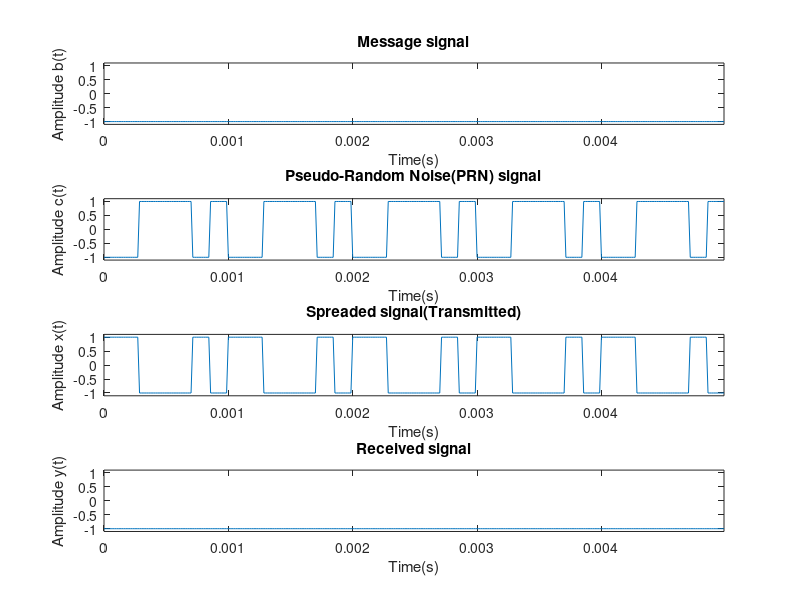
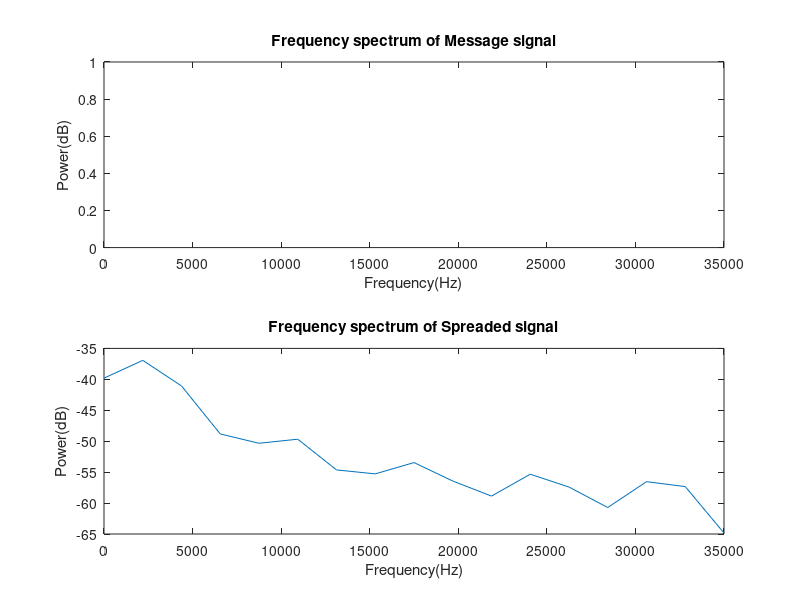

The MATLAB script that drew these images, in order:
%Spread Spectrum
clc
close all
clear all
Rb=1e3;     %bit rate
Nb=input("Enter no. of bits: ");    %10,1000
b=2*randi([0 1],Nb,1)-1; %Random binary bits
PNSeq=[0 0 1 1 1 0 1];
LPN=length(PNSeq);
Rc=LPN*Rb;  %chip rate
OSRc=10;    %4,10
OSRb=LPN*OSRc;

fs=OSRb*Rb;
pulsec=ones(1,OSRc);
pulseb=ones(1,OSRb);
PNSeq(PNSeq==0)=-1;
chipseq=zeros(1,(LPN-1)*OSRc+1); chipseq(1:OSRc:end)=PNSeq; chipseq=conv(chipseq,pulsec);
tc=(0:LPN*OSRc-1)/(Rc*OSRc);


bitseq1=zeros(1,(Nb-1)*OSRb+1); bitseq1(1:OSRb:end)=b;
bitseq_raw=conv(bitseq1,pulseb);
tb=(0:Nb*OSRb-1)/(Rb*OSRb);
c=[];
for ii=1:Nb
    c=[c chipseq];
end

xseq=bitseq_raw.*c;
y = xseq.*c;
%xseq=conv(bitseq1,chipseq);
figure;subplot(4,1,1);plot(tb,bitseq_raw); axis([0 max(tb) -1.1 1.1]); 
xlabel("Time(s)"); ylabel("Amplitude b(t)"); title("Message signal");
subplot(4,1,2);plot(tb,c); axis([0 max(tb) -1.1 1.1]);
xlabel("Time(s)"); ylabel("Amplitude c(t)"); title("Pseudo-Random Noise(PRN) signal");
subplot(4,1,3);plot(tb,xseq); axis([0 max(tb) -1.1 1.1]);
xlabel("Time(s)"); ylabel("Amplitude x(t)"); title("Spreaded signal(Transmitted)");
subplot(4,1,4);plot(tb,y); axis([0 max(tb) -1.1 1.1]);
xlabel("Time(s)"); ylabel("Amplitude y(t)"); title("Received signal");

[pb,f]=pwelch(bitseq_raw,[],[],[],fs);
[px,f]=pwelch(xseq,[],[],[],fs);
figure; subplot(2,1,1);plot(f,10*log10(pb));
xlabel("Frequency(Hz)"); ylabel("Power(dB)"); title("Frequency spectrum of Message signal");
subplot(2,1,2);plot(f,10*log10(px));
xlabel("Frequency(Hz)"); ylabel("Power(dB)"); title("Frequency spectrum of Spreaded signal");

